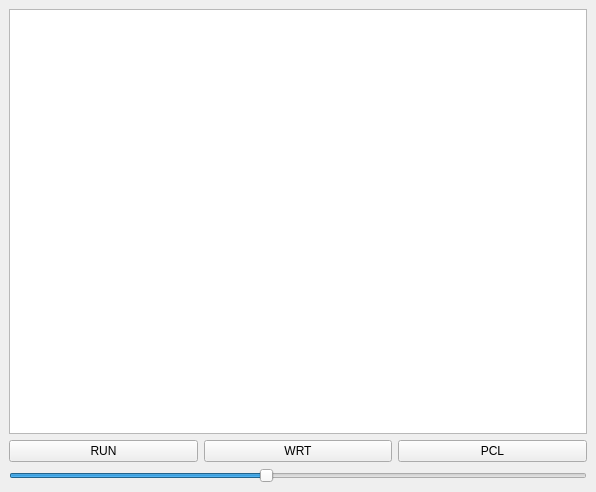
<ui version="4.0" >
 <class>MainWindow</class>
 <widget class="QMainWindow" name="MainWindow" >
  <property name="geometry" >
   <rect>
    <x>0</x>
    <y>0</y>
    <width>596</width>
    <height>492</height>
   </rect>
  </property>
  <property name="windowTitle" >
   <string>MainWindow</string>
  </property>
  <widget class="QWidget" name="centralwidget" >
   <layout class="QGridLayout" >
    <item row="0" column="0" >
     <widget class="QGraphicsView" name="graphicsView" />
    </item>
    <item row="1" column="0" >
     <layout class="QHBoxLayout" >
      <item>
       <widget class="QPushButton" name="pushButtonRUN" >
        <property name="text" >
         <string>RUN</string>
        </property>
       </widget>
      </item>
      <item>
       <widget class="QPushButton" name="pushButtonWRT" >
        <property name="text" >
         <string>WRT</string>
        </property>
       </widget>
      </item>
      <item>
       <widget class="QPushButton" name="pushButtonPCL" >
        <property name="text" >
         <string>PCL</string>
        </property>
       </widget>
      </item>
     </layout>
    </item>
    <item row="2" column="0" >
     <widget class="QSlider" name="sliderSize" >
      <property name="minimum" >
       <number>1</number>
      </property>
      <property name="maximum" >
       <number>10</number>
      </property>
      <property name="value" >
       <number>5</number>
      </property>
      <property name="orientation" >
       <enum>Qt::Horizontal</enum>
      </property>
     </widget>
    </item>
   </layout>
  </widget>
 </widget>
 <resources/>
 <connections/>
</ui>
